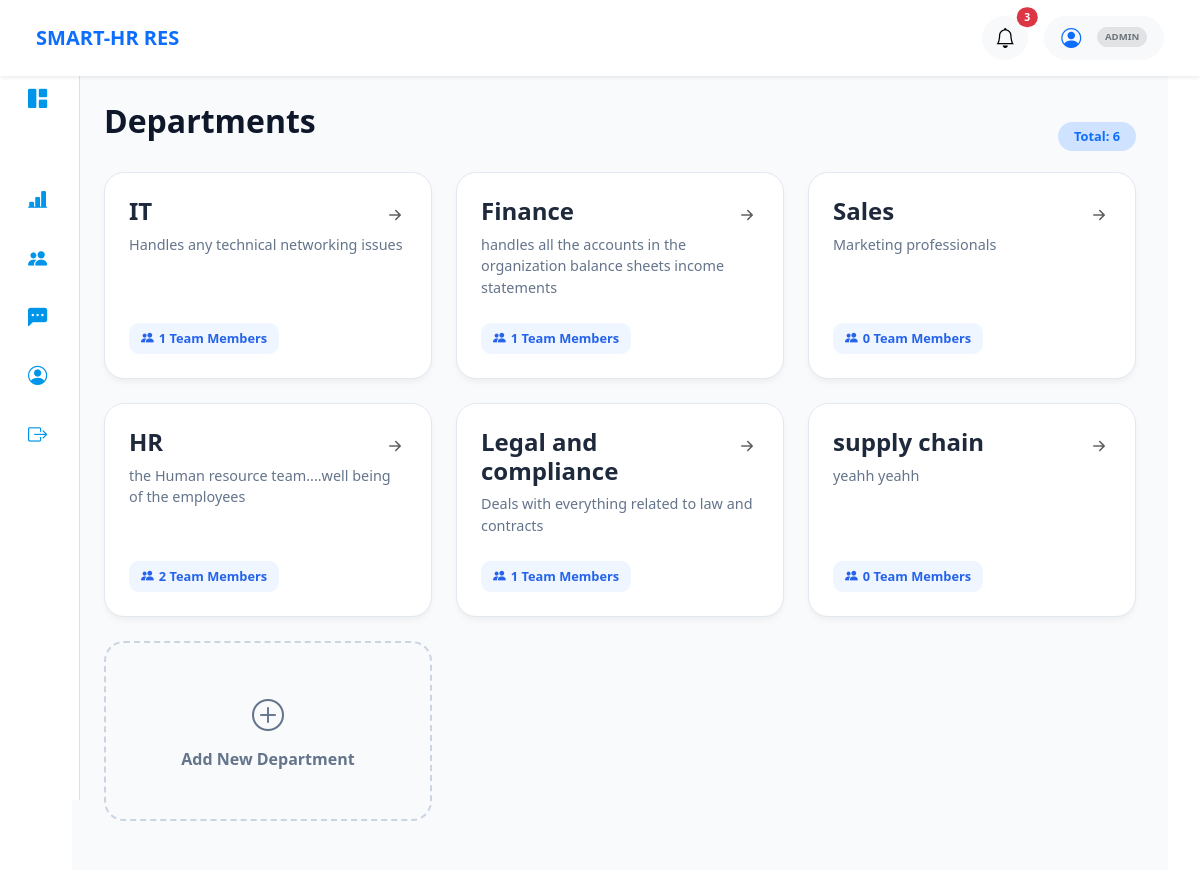
/hr/departments/ (signed in), run on an earlier commit of the app's database.
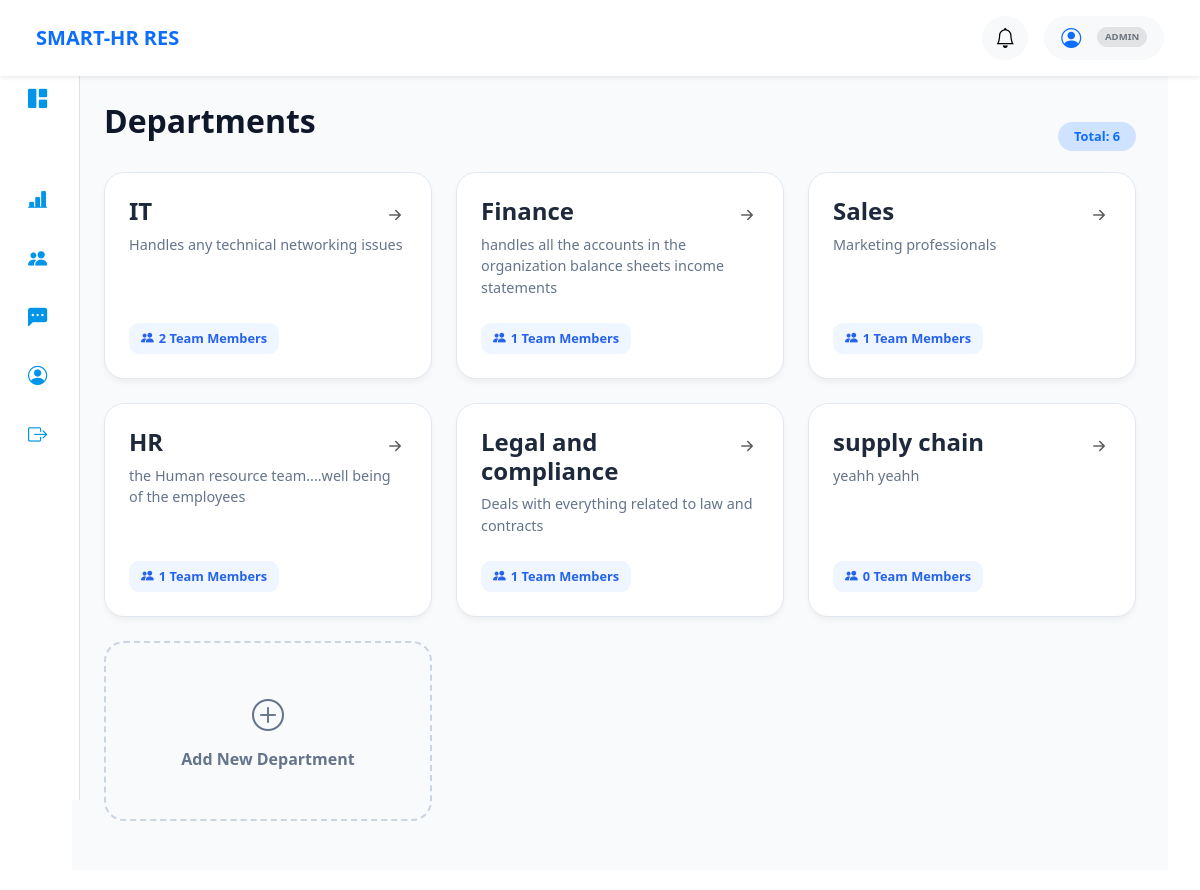
And on a later commit of the database.
### core/models.py (models this page shows, shortened)
class Department(models.Model):
    name = models.CharField(max_length=100)
    description = models.TextField(blank=True, null=True)
    code = models.CharField(max_length=10, blank=True, null=True)
    manager = models.ForeignKey(
        CustomUser,
        on_delete=models.SET_NULL,
        null=True,
        blank=True,
        limit_choices_to={'role': 'employee'},
        related_name='managed_departments'
    )
    location = models.CharField(max_length=50, blank=True, null=True)
    is_active = models.BooleanField(default=True)
    created_at = models.DateTimeField(auto_now_add=True)
    updated_at = models.DateTimeField(auto_now=True)

### core/views.py (the view)
# urls.py: path('hr/departments/', views.hr_department, name='hr_department'),
@role_required(['admin', 'hr'])
def hr_department(request):
    total_employees = Employee.objects.count()
    total_departments = Department.objects.count()
    pending_tickets_count = Ticket.objects.filter(status__iexact='pending').count()
    unread_notifications = Notification.objects.filter(user=request.user,read=False).order_by('-created_at')
    departments = Department.objects.all()
    context = {
        'departments': departments,
        'total_employees': total_employees,
        'total_departments': total_departments,
        'pending_tickets': pending_tickets_count, # Used in the highlight card
        'tickets': pending_tickets_count,         # Used in the stats grid
        'unread_notifications': unread_notifications,
    }
    return render(request, 'core/hr_department.html', context)

### core/templates/core/hr_department.html (shortened to what this page needs)
{% extends 'base.html' %}
{% block content %}
<div class="page-container">
    <div class="page-header d-flex justify-content-between align-items-center">
        <h2>Departments</h2>
        <span class="badge bg-primary-subtle text-primary rounded-pill px-3 py-2">
            Total: {{ departments.count }}
        </span>
    </div>
    <div class="department-grid">
        {% for department in departments %}
        <a href="{% url 'department_detail' department.id %}" class="department-card">
            <div class="department-info">
                <div class="d-flex justify-content-between">
                    <h4>{{ department.name }}</h4>
                    <i class="bi bi-arrow-right-short text-muted fs-4"></i>
                </div>
                <p>{{ department.description|truncatechars:80|default:"No description provided for this department." }}</p>
            </div>
            <div class="employee-badge">
                <i class="bi bi-people-fill"></i>
                {{ department.employees.count }} Team Members
            </div>
        </a>
        {% endfor %}
        <a href="{% url 'add_department' %}" class="add-department-card">
            <div>
                <i class="bi bi-plus-circle fs-2 d-block mb-2"></i>
                Add New Department
            </div>
        </a>
    </div>
</div>
{% endblock %}

### templates/navbar/admin_employee.html (shortened to what this page needs)
{% load static %}
<nav class="navbar navbar-expand-lg navbar-light bg-white shadow-sm px-4 py-3 fixed-top">
    <div class="container-fluid">
        <div class="d-flex align-items-center">
            <span class="navbar-brand fw-bold text-primary me-4">SMART-HR RES</span>
        </div>
        <div class="d-flex align-items-center gap-3 ms-auto">
            <div class="dropdown">
                <button class="btn btn-light rounded-circle position-relative" data-bs-toggle="dropdown">
                    <i class="bi bi-bell fs-5"></i>
                    {% if unread_notifications.count > 0 %}
                    <span class="position-absolute top-0 start-100 translate-middle badge rounded-pill bg-danger" style="font-size: 0.65rem;">
                        {{ unread_notifications.count }}
                    </span>
                    {% endif %}
                </button>
            </div>
            <div class="dropdown">
                <button class="btn btn-light rounded-pill px-3 d-flex align-items-center" data-bs-toggle="dropdown">
                    <i class="bi bi-person-circle me-2 fs-5 text-primary"></i>
                    <span class="badge bg-secondary-subtle text-secondary ms-2 text-uppercase small border" style="font-size: 0.6rem;">
                        {{ user.role }}
                    </span>
                </button>
            </div>
        </div>
    </div>
</nav>

What changed in the data, as far as the page shows it:
changed Department "IT": employees.count "1" → "2"
computed for Department "Sales": employees.count "0" → "1"
computed for Department "HR": employees.count "2" → "1"
Also different on the page:
{{ unread_notifications.count }}: "3" → (not shown)
